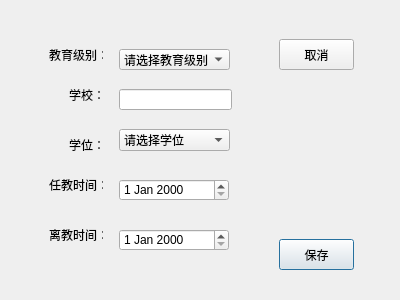
<?xml version="1.0" encoding="UTF-8"?>
<ui version="4.0">
 <class>experience_dialog</class>
 <widget class="QDialog" name="experience_dialog">
  <property name="geometry">
   <rect>
    <x>0</x>
    <y>0</y>
    <width>400</width>
    <height>300</height>
   </rect>
  </property>
  <property name="windowTitle">
   <string>Dialog</string>
  </property>
  <widget class="QStackedWidget" name="stackedWidget">
   <property name="geometry">
    <rect>
     <x>9</x>
     <y>9</y>
     <width>381</width>
     <height>281</height>
    </rect>
   </property>
   <property name="currentIndex">
    <number>0</number>
   </property>
   <widget class="QWidget" name="page">
    <widget class="QLabel" name="label">
     <property name="geometry">
      <rect>
       <x>40</x>
       <y>40</y>
       <width>54</width>
       <height>12</height>
      </rect>
     </property>
     <property name="text">
      <string>教育级别：</string>
     </property>
    </widget>
    <widget class="QLabel" name="label_2">
     <property name="geometry">
      <rect>
       <x>60</x>
       <y>80</y>
       <width>54</width>
       <height>12</height>
      </rect>
     </property>
     <property name="text">
      <string>学校：</string>
     </property>
    </widget>
    <widget class="QLabel" name="label_3">
     <property name="geometry">
      <rect>
       <x>60</x>
       <y>130</y>
       <width>54</width>
       <height>12</height>
      </rect>
     </property>
     <property name="text">
      <string>学位：</string>
     </property>
    </widget>
    <widget class="QLabel" name="label_4">
     <property name="geometry">
      <rect>
       <x>40</x>
       <y>170</y>
       <width>54</width>
       <height>12</height>
      </rect>
     </property>
     <property name="text">
      <string>任教时间：</string>
     </property>
    </widget>
    <widget class="QLabel" name="label_5">
     <property name="geometry">
      <rect>
       <x>40</x>
       <y>220</y>
       <width>54</width>
       <height>12</height>
      </rect>
     </property>
     <property name="text">
      <string>离教时间：</string>
     </property>
    </widget>
    <widget class="QComboBox" name="comboBox">
     <property name="geometry">
      <rect>
       <x>110</x>
       <y>40</y>
       <width>111</width>
       <height>21</height>
      </rect>
     </property>
     <item>
      <property name="text">
       <string>请选择教育级别</string>
      </property>
     </item>
     <item>
      <property name="text">
       <string>儿童教育</string>
      </property>
     </item>
     <item>
      <property name="text">
       <string>小学教育</string>
      </property>
     </item>
     <item>
      <property name="text">
       <string>初中教育</string>
      </property>
     </item>
     <item>
      <property name="text">
       <string>高中教育</string>
      </property>
     </item>
     <item>
      <property name="text">
       <string>本科教育</string>
      </property>
     </item>
     <item>
      <property name="text">
       <string>硕士教育</string>
      </property>
     </item>
     <item>
      <property name="text">
       <string>博士教育</string>
      </property>
     </item>
    </widget>
    <widget class="QLineEdit" name="lineEdit">
     <property name="geometry">
      <rect>
       <x>110</x>
       <y>80</y>
       <width>113</width>
       <height>21</height>
      </rect>
     </property>
    </widget>
    <widget class="QComboBox" name="comboBox_2">
     <property name="geometry">
      <rect>
       <x>110</x>
       <y>120</y>
       <width>111</width>
       <height>22</height>
      </rect>
     </property>
     <item>
      <property name="text">
       <string>请选择学位</string>
      </property>
     </item>
     <item>
      <property name="text">
       <string>学士</string>
      </property>
     </item>
     <item>
      <property name="text">
       <string>硕士</string>
      </property>
     </item>
     <item>
      <property name="text">
       <string>博士</string>
      </property>
     </item>
    </widget>
    <widget class="QDateEdit" name="dateEdit">
     <property name="geometry">
      <rect>
       <x>110</x>
       <y>170</y>
       <width>110</width>
       <height>22</height>
      </rect>
     </property>
    </widget>
    <widget class="QDateEdit" name="dateEdit_2">
     <property name="geometry">
      <rect>
       <x>110</x>
       <y>220</y>
       <width>110</width>
       <height>22</height>
      </rect>
     </property>
    </widget>
    <widget class="QPushButton" name="pushButton">
     <property name="geometry">
      <rect>
       <x>270</x>
       <y>230</y>
       <width>75</width>
       <height>31</height>
      </rect>
     </property>
     <property name="text">
      <string>保存</string>
     </property>
    </widget>
    <widget class="QPushButton" name="pushButton_2">
     <property name="geometry">
      <rect>
       <x>270</x>
       <y>30</y>
       <width>75</width>
       <height>31</height>
      </rect>
     </property>
     <property name="text">
      <string>取消</string>
     </property>
    </widget>
   </widget>
   <widget class="QWidget" name="page_2">
    <widget class="QLabel" name="label_6">
     <property name="geometry">
      <rect>
       <x>40</x>
       <y>30</y>
       <width>54</width>
       <height>12</height>
      </rect>
     </property>
     <property name="text">
      <string>工作单位：</string>
     </property>
    </widget>
    <widget class="QLabel" name="label_7">
     <property name="geometry">
      <rect>
       <x>60</x>
       <y>70</y>
       <width>54</width>
       <height>12</height>
      </rect>
     </property>
     <property name="text">
      <string>职位：</string>
     </property>
    </widget>
    <widget class="QLabel" name="label_8">
     <property name="geometry">
      <rect>
       <x>40</x>
       <y>110</y>
       <width>54</width>
       <height>12</height>
      </rect>
     </property>
     <property name="text">
      <string>任职日期：</string>
     </property>
    </widget>
    <widget class="QLabel" name="label_9">
     <property name="geometry">
      <rect>
       <x>40</x>
       <y>150</y>
       <width>54</width>
       <height>12</height>
      </rect>
     </property>
     <property name="text">
      <string>离职日期：</string>
     </property>
    </widget>
    <widget class="QLineEdit" name="lineEdit_2">
     <property name="geometry">
      <rect>
       <x>110</x>
       <y>30</y>
       <width>113</width>
       <height>20</height>
      </rect>
     </property>
    </widget>
    <widget class="QLineEdit" name="lineEdit_3">
     <property name="geometry">
      <rect>
       <x>110</x>
       <y>70</y>
       <width>113</width>
       <height>20</height>
      </rect>
     </property>
    </widget>
    <widget class="QDateEdit" name="dateEdit_3">
     <property name="geometry">
      <rect>
       <x>110</x>
       <y>110</y>
       <width>110</width>
       <height>22</height>
      </rect>
     </property>
    </widget>
    <widget class="QDateEdit" name="dateEdit_4">
     <property name="geometry">
      <rect>
       <x>110</x>
       <y>150</y>
       <width>110</width>
       <height>22</height>
      </rect>
     </property>
    </widget>
    <widget class="QPushButton" name="pushButton_3">
     <property name="geometry">
      <rect>
       <x>60</x>
       <y>220</y>
       <width>75</width>
       <height>31</height>
      </rect>
     </property>
     <property name="text">
      <string>返回</string>
     </property>
    </widget>
    <widget class="QPushButton" name="pushButton_4">
     <property name="geometry">
      <rect>
       <x>200</x>
       <y>220</y>
       <width>75</width>
       <height>31</height>
      </rect>
     </property>
     <property name="text">
      <string>保存</string>
     </property>
    </widget>
   </widget>
  </widget>
 </widget>
 <tabstops>
  <tabstop>pushButton_4</tabstop>
  <tabstop>pushButton_3</tabstop>
  <tabstop>comboBox_2</tabstop>
  <tabstop>dateEdit</tabstop>
  <tabstop>dateEdit_2</tabstop>
  <tabstop>pushButton</tabstop>
  <tabstop>pushButton_2</tabstop>
  <tabstop>lineEdit_2</tabstop>
  <tabstop>lineEdit_3</tabstop>
  <tabstop>dateEdit_3</tabstop>
  <tabstop>dateEdit_4</tabstop>
  <tabstop>lineEdit</tabstop>
  <tabstop>comboBox</tabstop>
 </tabstops>
 <resources/>
 <connections/>
</ui>
